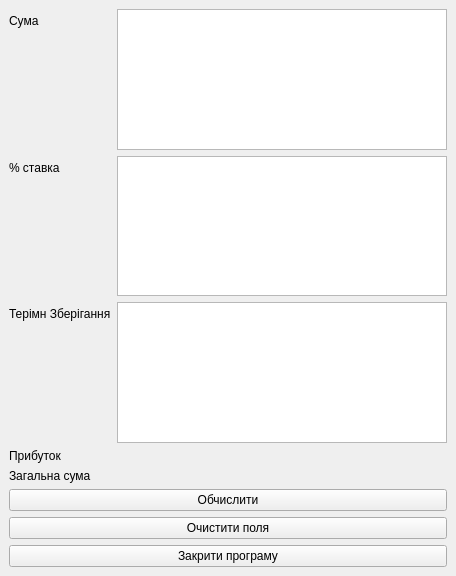
<?xml version="1.0" encoding="UTF-8"?>
<ui version="4.0">
 <class>MainWindow</class>
 <widget class="QMainWindow" name="MainWindow">
  <property name="geometry">
   <rect>
    <x>0</x>
    <y>0</y>
    <width>456</width>
    <height>576</height>
   </rect>
  </property>
  <property name="windowTitle">
   <string>MainWindow</string>
  </property>
  <widget class="QWidget" name="centralwidget">
   <layout class="QVBoxLayout" name="verticalLayout">
    <item>
     <layout class="QFormLayout" name="Form">
      <item row="0" column="0">
       <widget class="QLabel" name="sum_label">
        <property name="toolTip">
         <string>Початкова сума</string>
        </property>
        <property name="text">
         <string>Сума</string>
        </property>
       </widget>
      </item>
      <item row="1" column="0">
       <widget class="QLabel" name="interest_rate_label">
        <property name="text">
         <string>% ставка</string>
        </property>
       </widget>
      </item>
      <item row="2" column="0">
       <widget class="QLabel" name="storage_period_label">
        <property name="text">
         <string>Терімн Зберігання</string>
        </property>
       </widget>
      </item>
      <item row="0" column="1">
       <widget class="QTextEdit" name="sum_edit"/>
      </item>
      <item row="1" column="1">
       <widget class="QTextEdit" name="interest_rate_edit"/>
      </item>
      <item row="2" column="1">
       <widget class="QTextEdit" name="storage_period_edit"/>
      </item>
     </layout>
    </item>
    <item>
     <layout class="QVBoxLayout" name="Result">
      <item>
       <layout class="QHBoxLayout" name="Profit">
        <item>
         <widget class="QLabel" name="profit_label">
          <property name="text">
           <string>Прибуток</string>
          </property>
         </widget>
        </item>
        <item>
         <widget class="QLabel" name="profit_value">
          <property name="text">
           <string/>
          </property>
         </widget>
        </item>
       </layout>
      </item>
      <item>
       <layout class="QHBoxLayout" name="Total_sum">
        <item>
         <widget class="QLabel" name="total_sum_label">
          <property name="text">
           <string>Загальна сума</string>
          </property>
         </widget>
        </item>
        <item>
         <widget class="QLabel" name="total_sum_value">
          <property name="text">
           <string/>
          </property>
         </widget>
        </item>
       </layout>
      </item>
     </layout>
    </item>
    <item>
     <layout class="QVBoxLayout" name="Buttons">
      <item>
       <widget class="QPushButton" name="Calculate">
        <property name="text">
         <string>Обчислити</string>
        </property>
       </widget>
      </item>
      <item>
       <widget class="QPushButton" name="Clear">
        <property name="text">
         <string>Очистити поля</string>
        </property>
       </widget>
      </item>
      <item>
       <widget class="QPushButton" name="Quit">
        <property name="text">
         <string>Закрити програму</string>
        </property>
       </widget>
      </item>
     </layout>
    </item>
   </layout>
  </widget>
  <widget class="QMenuBar" name="menubar">
   <property name="geometry">
    <rect>
     <x>0</x>
     <y>0</y>
     <width>456</width>
     <height>24</height>
    </rect>
   </property>
  </widget>
 </widget>
 <resources/>
 <connections/>
</ui>
